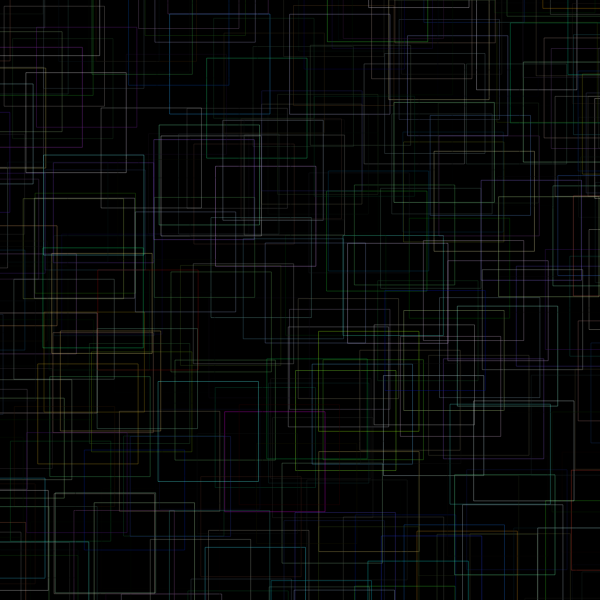
Frame 1 (no input)
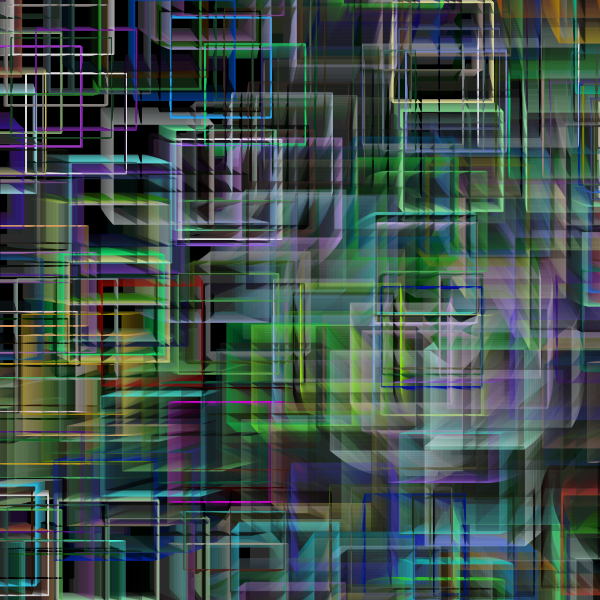
Frame 60 (no input)
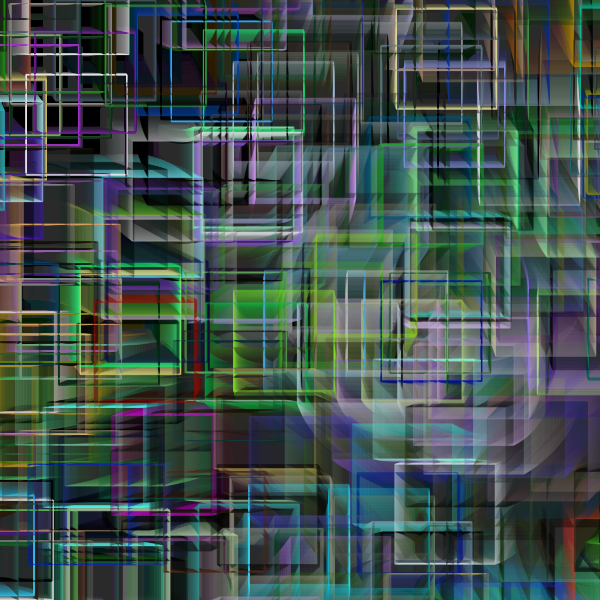
Frame 120 (the mouse pressed at the canvas centre since frame 60)

The p5.js sketch that drew these frames (run headless with seeded random() and noise() and a simulated clock; from frame 60 on, the mouse is pressed at the canvas centre):

// p5.js sketch
// ── sketch.js
//forked from: ISM by garabatsopr
// set weights for each color 

var weights = [1, 1, 1, 1];
// number of drawing agents 

var nAgents = 90;

let agent = [];

let border = 700;

// set spinning direction (plus or minus)

var direction = -1;

function setup() {
  w = 600;
  var canvas;
    if(windowWidth>=600 && windowHeight >=600){
      canvas = createCanvas(600, 600);
    }
    else{
      canvas = createCanvas(windowWidth, windowHeight - 100);
    }

  var x = (windowWidth - width) / 2;
  var y = (windowHeight - height) / 2;

  canvas.position(x, y);
  background(0);
  noStroke();
  colorMode(HSB, 360, 100, 100, 100);
  rectMode(CENTER)
  drawGrid()

}


function drawGrid()
{ 
  noFill();
  randomSeed(12345);
  for(let i=0; i < 20;i++)
  {
    beginShape();
      for(let i = 0; i < 20;i++)
      {
        let xx = random(border,width-border);
        let yy = random(border,height-border);
        curveVertex(xx,yy);
        agent.push(new Agent(xx,yy));
      }
    endShape(CLOSE);
  }
  
  
}

function draw() {
  background(0, 1)
  
  if(frameCount > 10000)
  {
      noLoop();   
  }

  push();
  
  translate(0,0);

  for (let i = 0; i < agent.length; i++) {
      agent[i].update();
  } 
  
  pop();
}

// paintining agent 


class Agent {
  constructor(x,y) {
  
    this.p = createVector(x,y);
    
    this.pOld = createVector(this.p.x, this.p.y);

    this.step = 0.5;
    
    this.scale = 3;
    
    this.color = color(random(300), random(100), random(100))
    
    this.direction = 1;
    
    //this.strokeWidth = random(1,2);
    this.strokeWidth = 0.1;
    
    this.rr = random(0,1);
    
    this.ang = random(0,PI);
  }
  
  getPartner() {
    return this.partner;
  }

  getP() {
    return this.p;
  }
  
  getColor(){
    return this.color;
  }


  update() {
    

    this.p.x += this.direction * vector_field(this.p.x, this.p.y,this.scale).x * this.step;
    this.p.y += this.direction * vector_field(this.p.x, this.p.y,this.scale).y * this.step;

    strokeWeight(0.3);
    stroke(this.color, 10);
    


    rect(this.pOld.x, this.pOld.y, 100, 100);

      
  
    this.pOld.set(this.p);
  }

}

// vector field function 
// the painting agents follow the flow defined 
// by this function 


function vector_field(x, y,myScale) {

  x = map(x, border, width-border, 0, myScale);
  y = map(y, border, height-border,0, myScale);

  let k1 = 5;
  let k2 = 3;

  //let u = sin(k1 * y) + cos(k2 * y) + map(noise(x,y),0,1,-5,5);
  //let v = sin(k2 * x) - cos(k1 * x) + map(noise(x,y),0,1,-5,5);

  let u = sin(k1 * y) + cos(k2 * y) + 0.01;
  let v = sin(k2 * x) - cos(k1 * x) + 0.01;
  
  return createVector(u,v);
}
